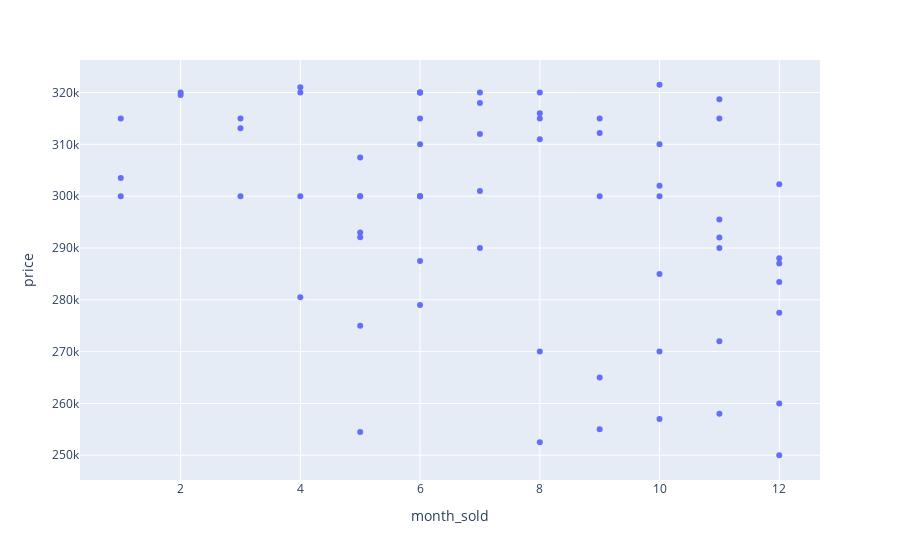

This figure's notebook cell:
### Code cell
#Timing?

#Save day, month and year in separate columns
timing = low25_bighouse_with_zipcounter
timing['date']=pd.to_datetime(timing['date'],format='%m/%d/%Y')
timing['day_sold'] = timing['date'].dt.day
timing['month_sold'] = timing['date'].dt.month
timing['year_sold'] = timing['date'].dt.year

#Plot the dates vs the price
#px.scatter(new_house, x='day_sold', y='price')
#px.scatter(new_house, x='month_sold', y='price')
#px.scatter(new_house, x='year_sold', y='price')

### Figure 1 — Plotly figure (JSON) as saved in the notebook; plotly's stock layout.template omitted (floating-point values rounded to 4 significant figures)
{"data": [{"hovertemplate": "month_sold=%{x}<br>price=%{y}<extra></extra>", "legendgroup": "", "marker": {"color": "#636efa", "symbol": "circle"}, "mode": "markers", "name": "", "orientation": "v", "showlegend": false, "type": "scatter", "x": [8, 11, 4, 8, 9, 5, 11, 8, 7, 11, 3, 12, 7, 8, 4, 4, 3, 6, 10, 11, 9, 6, 12, 5, 8, 7, 7, 7, 6, 5, 8, 6, 5, 10, 2, 11, 6, 6, 1, 6, 10, 10, 10, 9, 11, 12, 6, 9, 3, 12, 6, 12, 4, 5, 1, 12, 5, 10, 2, 11, 6, 9, 5, 12, 10, 1], "xaxis": "x", "y": [320000, 315000, 321000, 315000, 255000, 307450, 318700, 270000, 320000, 295500, 300000, 260000, 318000, 311000, 300000, 280500, 313100, 320000, 285000, 258000, 315000, 300000, 250000, 275000, 252500, 312000, 301000, 290000, 310000, 292050, 316000, 300000, 254500, 302000, 320000, 292000, 320000, 315000, 300000, 300000, 257000, 300000, 321500, 312200, 290000, 288000, 320000, 265000, 315000, 277500, 287500, 302300, 320000, 300000, 315000, 283450, 293000, 310000, 319500, 272000, 279000, 300000, 300000, 287000, 270000, 303500], "yaxis": "y"}], "layout": {"autosize": true, "legend": {"tracegroupgap": 0}, "margin": {"t": 60}, "xaxis": {"anchor": "y", "autorange": true, "domain": [0, 1], "range": [0.3438, 12.66], "title": {"text": "month_sold"}, "type": "linear"}, "yaxis": {"anchor": "x", "autorange": true, "domain": [0, 1], "range": [244500.0, 327000.0], "title": {"text": "price"}, "type": "linear"}}}
